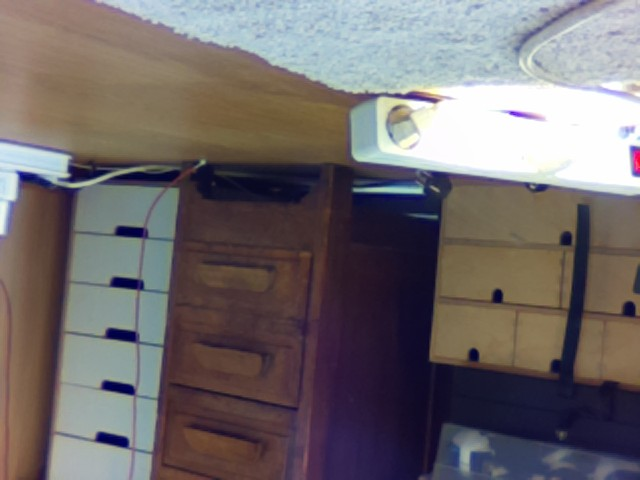
#> input picture picamera2/cam0.jpg, 640 x 480 px, given in place of the camera
$ python 25.2-temp.py
#> lines starting #> are read from the running program, lines starting #| are printed output that depends on the picture; after the words box and inside, x2 and y2 are one past the last pixel; in counts of white or black regions, pixels touching at a corner belong together
# non testé non validé

import cv2
import numpy as np
import time
from collections import deque

# --- Configuration ---
CAM_LEFT_INDEX = 1
CAM_RIGHT_INDEX = 0
CAM_WIDTH = 640
CAM_HEIGHT = 480

NUM_DISPARITIES = 128  # multiple de 16
BLOCK_SIZE = 11

ROI = (int(0.3*CAM_WIDTH), int(0.7*CAM_WIDTH), int(0.45*CAM_HEIGHT), int(0.85*CAM_HEIGHT))
THRESH_DISP = 100  # à ajuster après calibration/visualisation
OCCUPANCY_RATIO = 0.08
TEMPORAL_WINDOW = 5  # moyenne sur N frames

FORWARD_SPEED = 0.3
TURN_SPEED = 0.25
TURN_DURATION = 0.6  # sec

# --- Init cameras ---
capL = cv2.VideoCapture(CAM_LEFT_INDEX)
capR = cv2.VideoCapture(CAM_RIGHT_INDEX)
for cap in (capL, capR):
    cap.set(cv2.CAP_PROP_FRAME_WIDTH, CAM_WIDTH)
    cap.set(cv2.CAP_PROP_FRAME_HEIGHT, CAM_HEIGHT)

# StereoSGBM
stereo = cv2.StereoSGBM_create(
    minDisparity=0,
    numDisparities=NUM_DISPARITIES,
    blockSize=BLOCK_SIZE,
    P1=8*3*BLOCK_SIZE**2,
    P2=32*3*BLOCK_SIZE**2,
    mode=cv2.STEREO_SGBM_MODE_SGBM_3WAY
)

# Temporal smoothing buffer
occupancy_hist = deque(maxlen=TEMPORAL_WINDOW)

# --- Placeholder fonctions de controle moteur (adapter selon ton API) ---
def set_velocity(linear, angular):
    # Remplacer par l'appel réel à la lib Yahboom / gpio
    print(f"CMD -> linear: {linear:.2f} m/s, angular: {angular:.2f} rad/s")

def stop():
    set_velocity(0.0, 0.0)

def turn_left():
    set_velocity(0.0, TURN_SPEED)
    time.sleep(TURN_DURATION)
    stop()

def turn_right():
    set_velocity(0.0, -TURN_SPEED)
    time.sleep(TURN_DURATION)
    stop()

# --- Détection d'obstacles dans ROI ---
def detect_obstacle_from_disparity(disparity, roi, thresh_disp, occupancy_ratio):
    x0,x1,y0,y1 = roi
    roi_disp = disparity[y0:y1, x0:x1]
    # Normaliser sur 0-255 pour seuil
    disp_norm = cv2.normalize(roi_disp, None, 0, 255, cv2.NORM_MINMAX)
    disp_u8 = np.uint8(disp_norm)
    mask = disp_u8 > thresh_disp
    occupied = np.count_nonzero(mask)
    ratio = occupied / mask.size
    return ratio, disp_u8, mask

# --- Boucle principale ---
try:
    while True:
        retL, frameL = capL.read()
#> frameL is the input picture: shape (480, 640, 3); mean B, G, R 108.3, 106.5, 113.5
        retR, frameR = capR.read()
        if not retL or not retR:
            print("Erreur capture caméra")
            break

        grayL = cv2.cvtColor(frameL, cv2.COLOR_BGR2GRAY)
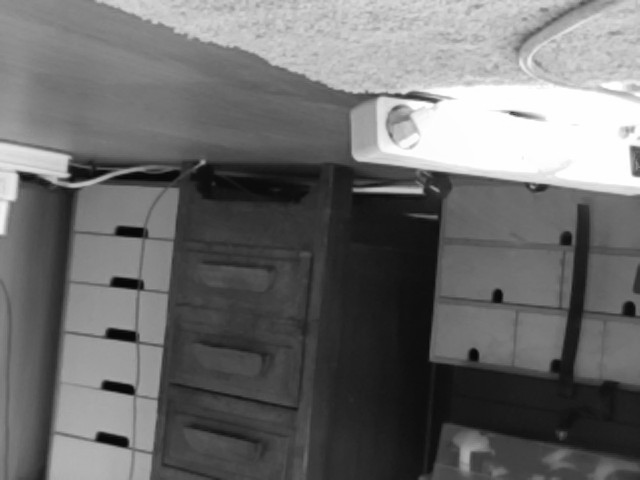
#> grayL: shape (480, 640); min 6, max 255, mean 108.8
        grayR = cv2.cvtColor(frameR, cv2.COLOR_BGR2GRAY)

        disp = stereo.compute(grayL, grayR).astype(np.float32) / 16.0  # disparity réelle
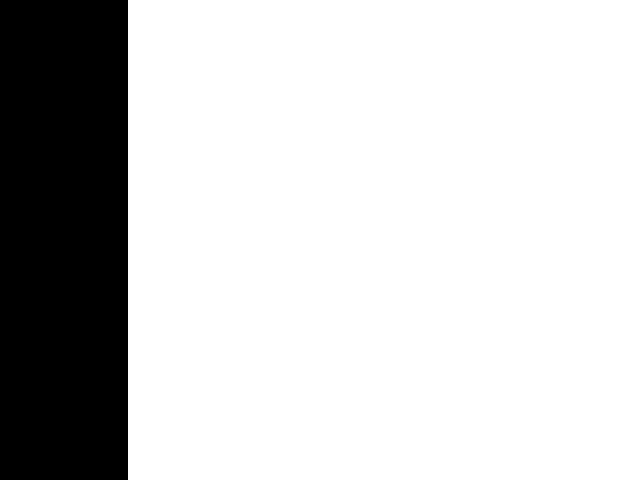
#> disp: shape (480, 640) float32; values -1 (black) and 0 (white), 80% white; 1 black region, box (x1, y1, x2, y2) and area: (0, 0, 128, 480) 61440
        # Clip et convertir pour visualisation
        disp_vis = np.copy(disp)
        disp_vis[disp_vis < 0] = 0
#> disp_vis: shape (480, 640) float32; every value is 0

        ratio, disp_u8, mask = detect_obstacle_from_disparity(disp_vis, ROI, THRESH_DISP, OCCUPANCY_RATIO)
#> in detect_obstacle_from_disparity, `roi_disp = disparity[y0:y1, x0:x1]`: roi_disp: shape (192, 256) float32; every value is 0
#> in detect_obstacle_from_disparity, `disp_u8 = np.uint8(disp_norm)`: disp_u8: shape (192, 256); every value is 0
#> in detect_obstacle_from_disparity, `occupied = np.count_nonzero(mask)`: occupied = 0
#> ratio = 0
        occupancy_hist.append(ratio)
        avg_ratio = sum(occupancy_hist) / len(occupancy_hist)

        # Décision simple
        if avg_ratio > OCCUPANCY_RATIO:
            # obstacle présent
            stop()
            # stratégie : tourner aléatoirement gauche/droite
            if np.mean(np.argwhere(mask)[:,1]) < (mask.shape[1]/2):
                turn_right()
            else:
                turn_left()
        else:
            set_velocity(FORWARD_SPEED, 0.0)

        # Visualisation overlay
        x0,x1,y0,y1 = ROI
        vis_color = cv2.applyColorMap(cv2.equalizeHist(disp_u8), cv2.COLORMAP_JET)
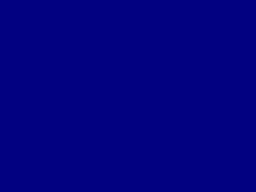
#> vis_color: shape (192, 256, 3); mean B, G, R 128, 0, 0
        overlay = frameL.copy()
        # dessiner disp dans ROI sur overlay
        small = cv2.cvtColor(vis_color, cv2.COLOR_BGR2RGB)
        overlay[y0:y1, x0:x1] = cv2.addWeighted(overlay[y0:y1, x0:x1], 0.4, small, 0.6, 0)
        cv2.rectangle(overlay, (x0,y0), (x1,y1), (0,0,255) if avg_ratio>OCCUPANCY_RATIO else (0,255,0), 2)
        cv2.putText(overlay, f"Occ:{avg_ratio:.3f}", (10,30), cv2.FONT_HERSHEY_SIMPLEX, 0.8, (255,255,255),2)
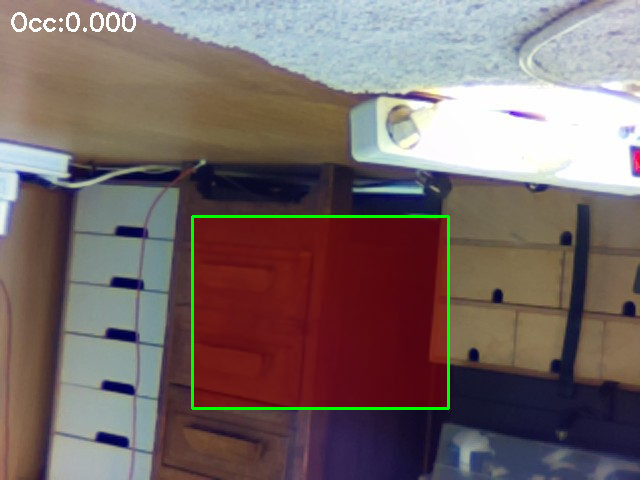
#> overlay: shape (480, 640, 3); mean B, G, R 103.5, 105, 119.8

        cv2.imshow("Raspbot - Overlay", overlay)
        key = cv2.waitKey(1) & 0xFF
#> (key Esc is pressed here)
        if key == 27:
            break

finally:
    capL.release(); capR.release()
    cv2.destroyAllWindows()
    stop()

$ run again, on picamera2/cam1.jpg
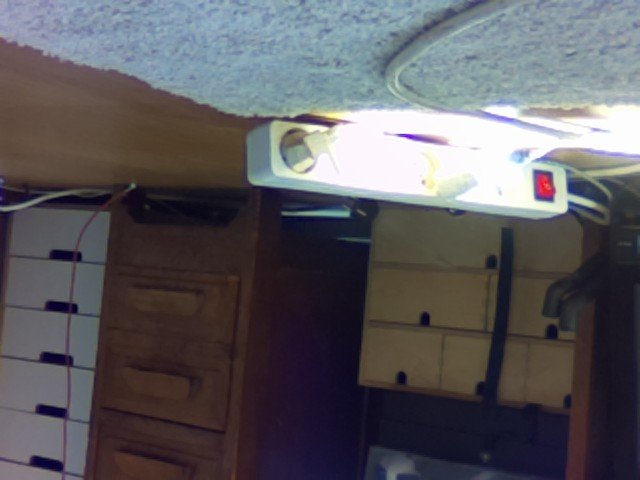
#> input picture picamera2/cam1.jpg, 640 x 480 px, given in place of the camera
#> frameL is the input picture: shape (480, 640, 3); mean B, G, R 94.9, 90.4, 92.3
#> `grayL = cv2.cvtColor(frameL, cv2.COLOR_BGR2GRAY)`:
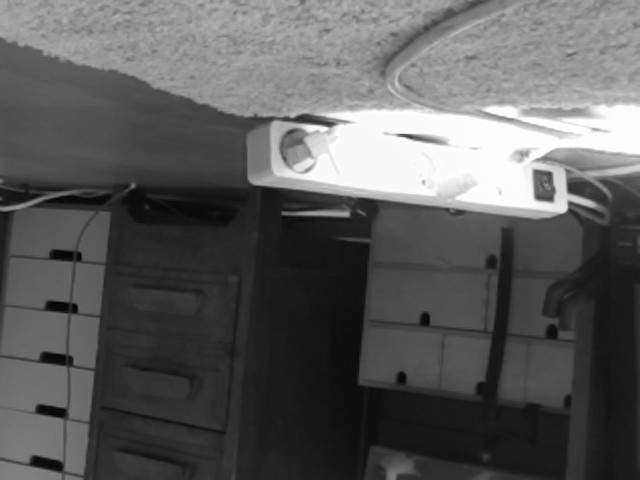
#> grayL: shape (480, 640); min 3, max 255, mean 91.5
#> disp: shape (480, 640) float32; values -1 (black) and 0 (white), 80% white; 1 black region, box (x1, y1, x2, y2) and area: (0, 0, 128, 480) 61440
#> disp_vis: shape (480, 640) float32; every value is 0
#> roi_disp: shape (192, 256) float32; every value is 0
#> disp_u8: shape (192, 256); every value is 0
#> occupied = 0
#> `cv2.putText(overlay, f"Occ:{avg_ratio:.3f}", (10,30), cv2.FONT_HERSHEY..`:
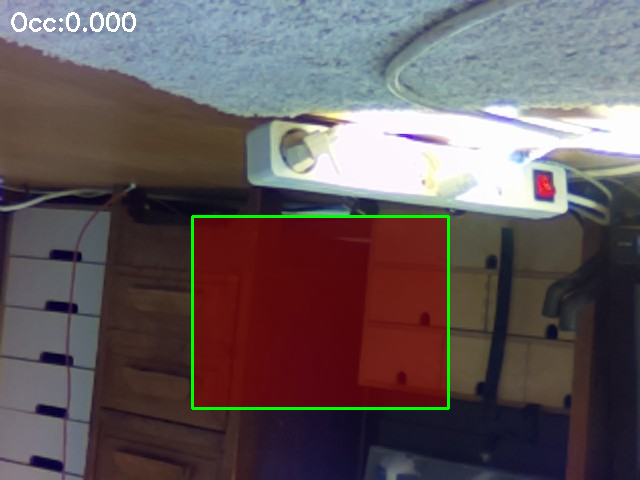
#> overlay: shape (480, 640, 3); mean B, G, R 90.9, 88.9, 99.7

$ run again, on picamera2/camLeft.jpg
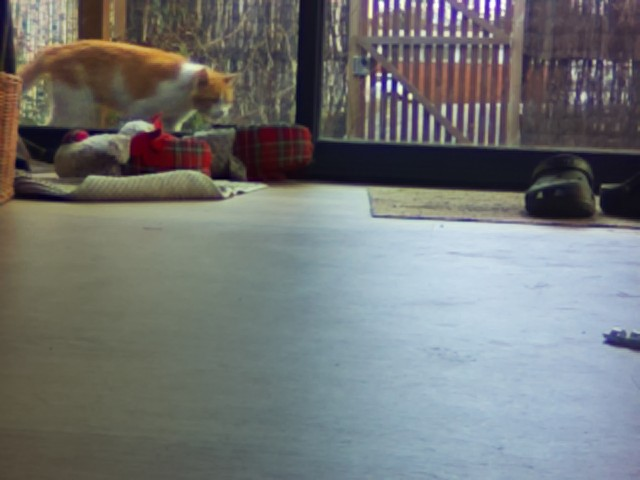
#> input picture picamera2/camLeft.jpg, 640 x 480 px, given in place of the camera
#> frameL is the input picture: shape (480, 640, 3); mean B, G, R 117.2, 117.3, 114.4
#> `grayL = cv2.cvtColor(frameL, cv2.COLOR_BGR2GRAY)`:
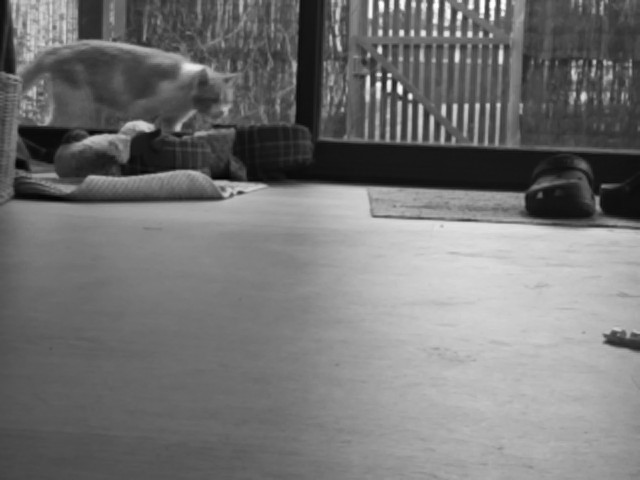
#> grayL: shape (480, 640); min 3, max 255, mean 116.4
#> disp: shape (480, 640) float32; values -1 (black) and 0 (white), 80% white; 1 black region, box (x1, y1, x2, y2) and area: (0, 0, 128, 480) 61440
#> disp_vis: shape (480, 640) float32; every value is 0
#> roi_disp: shape (192, 256) float32; every value is 0
#> disp_u8: shape (192, 256); every value is 0
#> occupied = 0
#> `cv2.putText(overlay, f"Occ:{avg_ratio:.3f}", (10,30), cv2.FONT_HERSHEY..`:
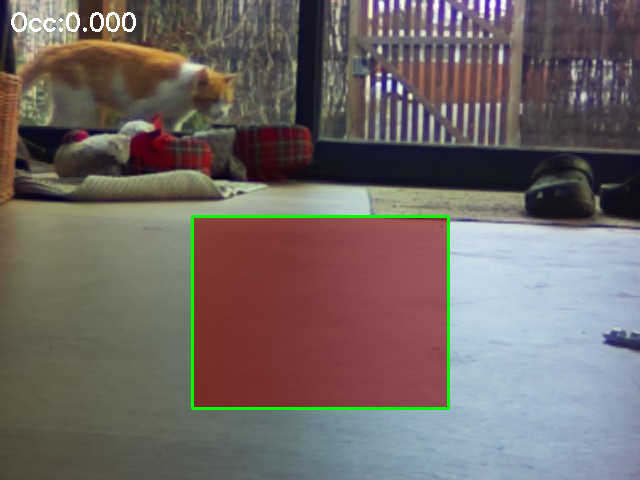
#> overlay: shape (480, 640, 3); mean B, G, R 101.3, 103.9, 112.6

$ run again, on picamera2/camRight.jpg
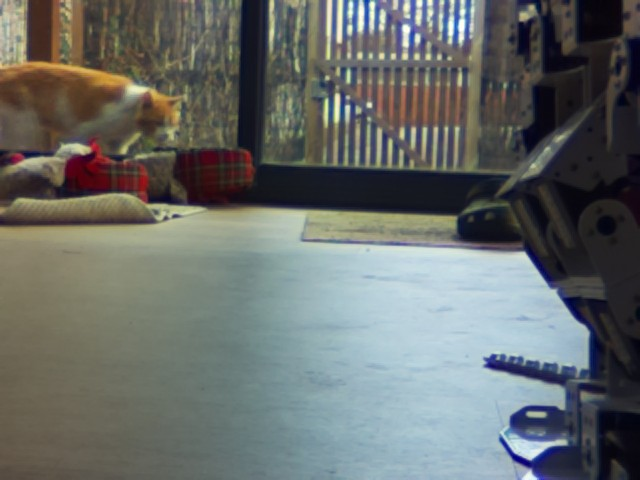
#> input picture picamera2/camRight.jpg, 640 x 480 px, given in place of the camera
#> frameL is the input picture: shape (480, 640, 3); mean B, G, R 105.4, 107.8, 103.8
#> `grayL = cv2.cvtColor(frameL, cv2.COLOR_BGR2GRAY)`:
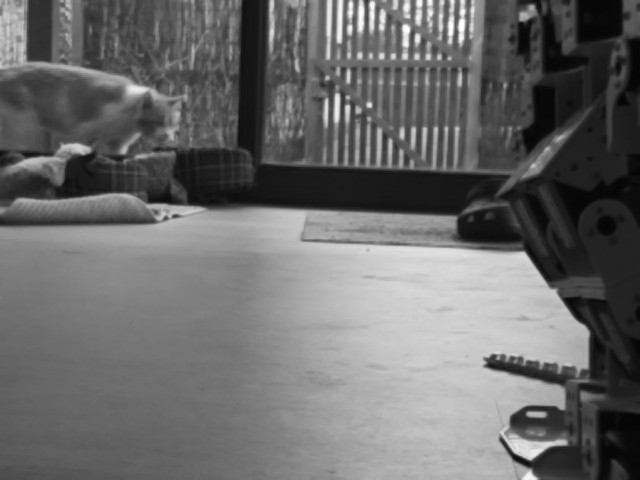
#> grayL: shape (480, 640); min 3, max 255, mean 106.3
#> disp: shape (480, 640) float32; values -1 (black) and 0 (white), 80% white; 1 black region, box (x1, y1, x2, y2) and area: (0, 0, 128, 480) 61440
#> disp_vis: shape (480, 640) float32; every value is 0
#> roi_disp: shape (192, 256) float32; every value is 0
#> disp_u8: shape (192, 256); every value is 0
#> occupied = 0
#> `cv2.putText(overlay, f"Occ:{avg_ratio:.3f}", (10,30), cv2.FONT_HERSHEY..`:
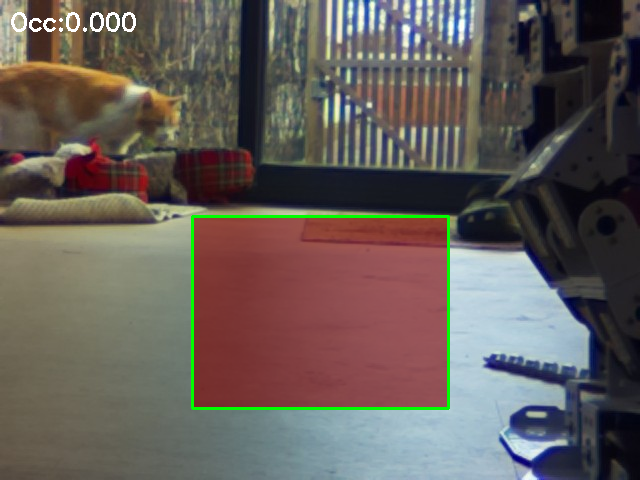
#> overlay: shape (480, 640, 3); mean B, G, R 88.6, 93.1, 100.8
